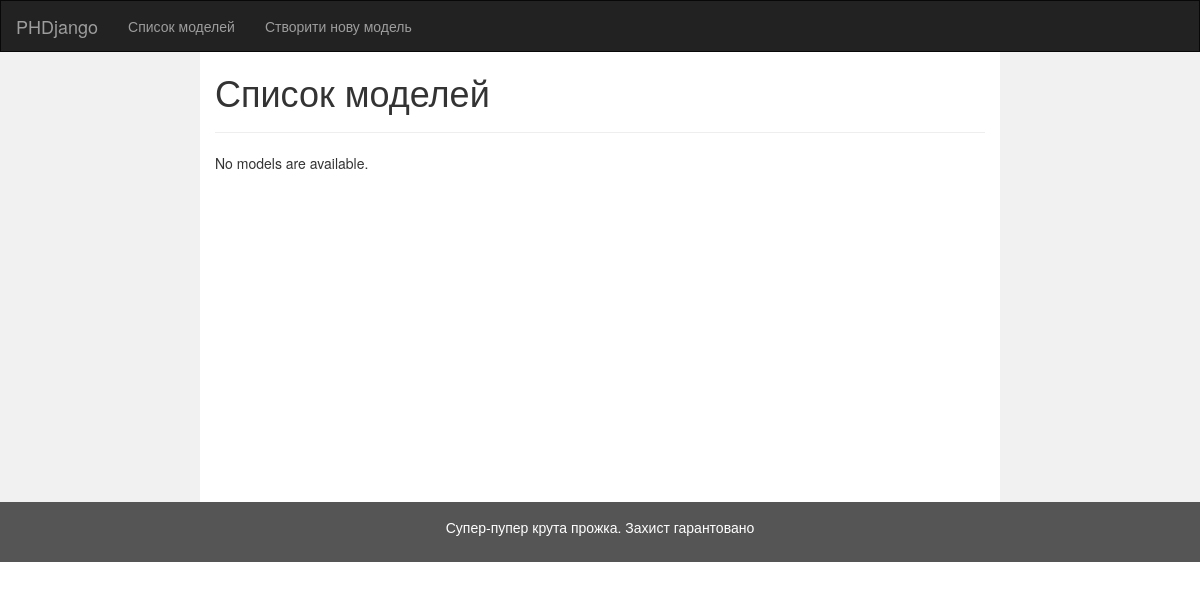
Before: /models/ with the older database file.
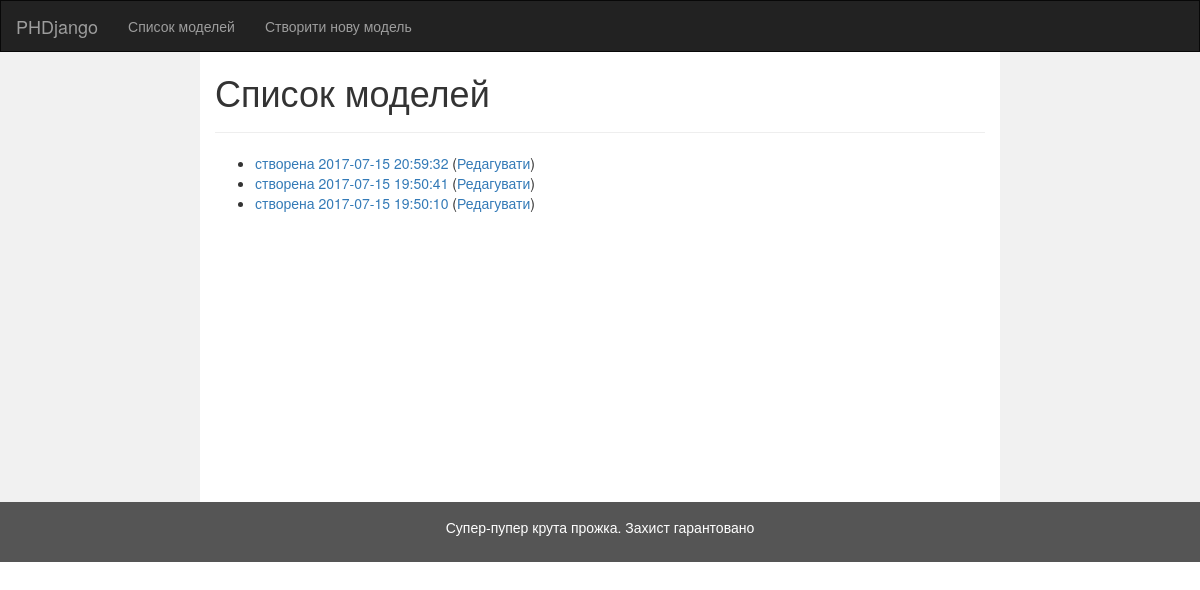
After: the same page with the newer database file.
### models/models.py (models this page shows)
class ModelConfig(models.Model):
    created_at = models.DateTimeField(auto_now_add=True, null=True)
    title = models.CharField(null=True, max_length=1024)
    production_firm_structure = models.ForeignKey(FirmStructure, related_name="ProductionFirm", null=True)
    raw_firm_structure = models.ForeignKey(FirmStructure, related_name="RawFirm", null=True)
    capital_firm_structure = models.ForeignKey(FirmStructure, related_name="CapitalFirm", null=True)
    household_structure = models.ForeignKey(HouseholdStructure, null=True)
    government_structure = models.ForeignKey(GovernmentStructure, null=True)
    outside_world = models.BooleanField("Зовнішній світ", default=False)
    def __str__(self):
        return "Модель " + str(self.title) if self.title is not None else "" + "створена " + self.created_at.strftime("%Y-%m-%d %H:%M:%S")

### models/views.py (the view)
class IndexView(generic.ListView):
    template_name = 'models/index.html'
    context_object_name = 'latest_model_list'
    def get_queryset(self):
        return ModelConfig.objects.order_by('-created_at')

### models/templates/models/index.html
{% extends 'models/base.html' %}
{% block title %}Список моделей{% endblock %}
{% block content %}
    {% if latest_model_list %}
        <ul>
            {% for model in latest_model_list %}
                <li>
                    <a href="{% url 'models:model-config-detail' model.id %}">{{ model }}</a>
                    (<a href="{% url 'models:model-config-edit' model.id %}">Редагувати</a>)
                </li>
            {% endfor %}
        </ul>
    {% else %}
        <p>No models are available.</p>
    {% endif %}
{% endblock %}

### models/templates/models/base.html (shortened to what this page needs)
<!DOCTYPE html>
<html lang="en">
<head>
    <link rel="stylesheet" href="https://maxcdn.bootstrapcdn.com/bootstrap/3.3.7/css/bootstrap.min.css">
</head>
<body>
<nav class="navbar navbar-inverse">
    <div class="container-fluid">
        <div class="navbar-header">
            <a class="navbar-brand" href="#">PHDjango</a>
        </div>
        <div class="collapse navbar-collapse" id="myNavbar">
            <ul class="nav navbar-nav">
                <li><a href="/models/">Список моделей</a></li>
                <li><a href="/models/model/create/">Створити нову модель</a></li>
            </ul>
        </div>
    </div>
</nav>
<div class="container-fluid text-center">
    <div class="row content">
        <div class="col-sm-2 sidenav">
        </div>
        <div class="col-sm-8 text-left">
            <h1>{% block title %}{% endblock %}</h1>
            <hr>
            {% block content %}(no content){% endblock %}
        </div>
        <div class="col-sm-2 sidenav">
        </div>
    </div>
</div>
<footer class="container-fluid text-center">
    <p>Супер-пупер крута прожка. Захист гарантовано</p>
</footer>
</body>
</html>

### models/templates/models/base.html (style rules this page uses)
.navbar { margin-bottom: 0; border-radius: 0; }
.row.content { height: 450px }
.sidenav { padding-top: 20px; background-color: #f1f1f1; height: 100%; }
footer { background-color: #555; color: white; padding: 15px; }

Changed rows visible on the page:
added ModelConfig: title+created_at "створена 2017-07-15 20:59:32"
added ModelConfig: title+created_at "створена 2017-07-15 19:50:41"
added ModelConfig: title+created_at "створена 2017-07-15 19:50:10"
Other visible differences:
text no longer shown: "No models are available."
